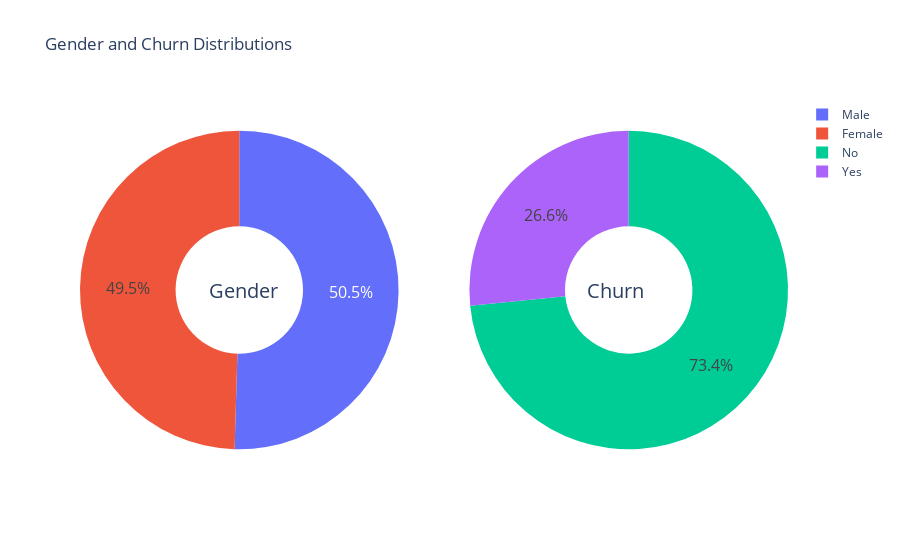

Notebook source saved alongside this figure:
### Markdown cell above
5) Data Visualization

### Code cell
g_labels = ['Male', 'Female']
c_labels = ['No', 'Yes']
# Create subplots: use 'domain' type for Pie subplot
fig = make_subplots(rows=1, cols=2, specs=[[{'type':'domain'}, {'type':'domain'}]])
fig.add_trace(go.Pie(labels=g_labels, values=df['gender'].value_counts(), name="Gender"),
              1, 1)
fig.add_trace(go.Pie(labels=c_labels, values=df['Churn'].value_counts(), name="Churn"),
              1, 2)

# Use `hole` to create a donut-like pie chart
fig.update_traces(hole=.4, hoverinfo="label+percent+name", textfont_size=16)

fig.update_layout(
    title_text="Gender and Churn Distributions",
    # Add annotations in the center of the donut pies.
    annotations=[dict(text='Gender', x=0.18, y=0.5, font_size=20, showarrow=False),
                 dict(text='Churn', x=0.80, y=0.5, font_size=20, showarrow=False)])
fig.show()

### Figure 1 — Plotly figure (JSON) as saved in the notebook; plotly's stock layout.template omitted (floating-point values rounded to 4 significant figures)
{"data": [{"domain": {"x": [0, 0.45], "y": [0, 1]}, "hole": 0.4, "hoverinfo": "label+percent+name", "labels": ["Male", "Female"], "name": "Gender", "textfont": {"size": 16}, "type": "pie", "values": [3549, 3483]}, {"domain": {"x": [0.55, 1], "y": [0, 1]}, "hole": 0.4, "hoverinfo": "label+percent+name", "labels": ["No", "Yes"], "name": "Churn", "textfont": {"size": 16}, "type": "pie", "values": [5163, 1869]}], "layout": {"annotations": [{"font": {"size": 20}, "showarrow": false, "text": "Gender", "x": 0.18, "y": 0.5}, {"font": {"size": 20}, "showarrow": false, "text": "Churn", "x": 0.8, "y": 0.5}], "autosize": true, "title": {"text": "Gender and Churn Distributions"}}}
